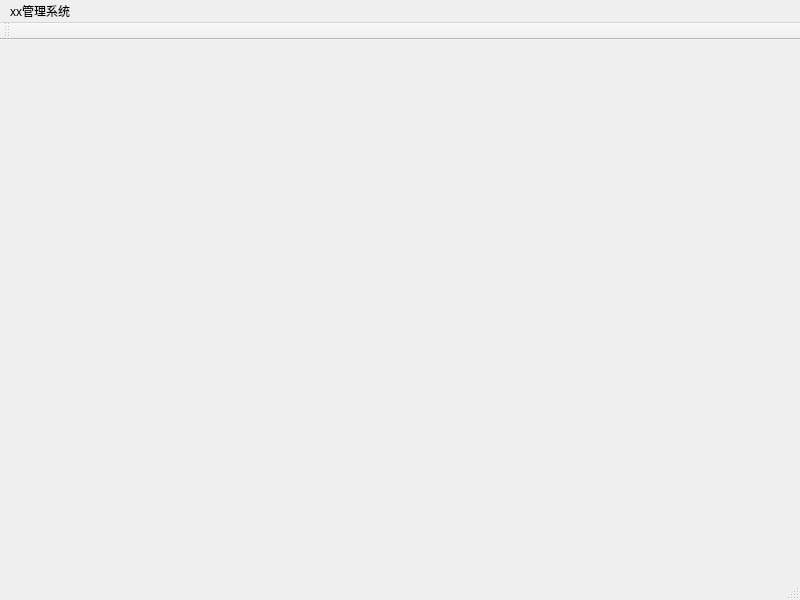
<?xml version="1.0" encoding="UTF-8"?>
<ui version="4.0">
 <class>MainWindow</class>
 <widget class="QMainWindow" name="MainWindow">
  <property name="geometry">
   <rect>
    <x>0</x>
    <y>0</y>
    <width>800</width>
    <height>600</height>
   </rect>
  </property>
  <property name="windowTitle">
   <string>MainWindow</string>
  </property>
  <widget class="QWidget" name="centralwidget"/>
  <widget class="QMenuBar" name="menubar">
   <property name="geometry">
    <rect>
     <x>0</x>
     <y>0</y>
     <width>800</width>
     <height>22</height>
    </rect>
   </property>
   <widget class="QMenu" name="menuxx">
    <property name="title">
     <string>xx管理系统</string>
    </property>
   </widget>
   <addaction name="menuxx"/>
  </widget>
  <widget class="QStatusBar" name="statusbar"/>
  <widget class="QToolBar" name="toolBar">
   <property name="windowTitle">
    <string>toolBar</string>
   </property>
   <property name="toolButtonStyle">
    <enum>Qt::ToolButtonIconOnly</enum>
   </property>
   <attribute name="toolBarArea">
    <enum>TopToolBarArea</enum>
   </attribute>
   <attribute name="toolBarBreak">
    <bool>false</bool>
   </attribute>
  </widget>
 </widget>
 <resources/>
 <connections/>
</ui>
